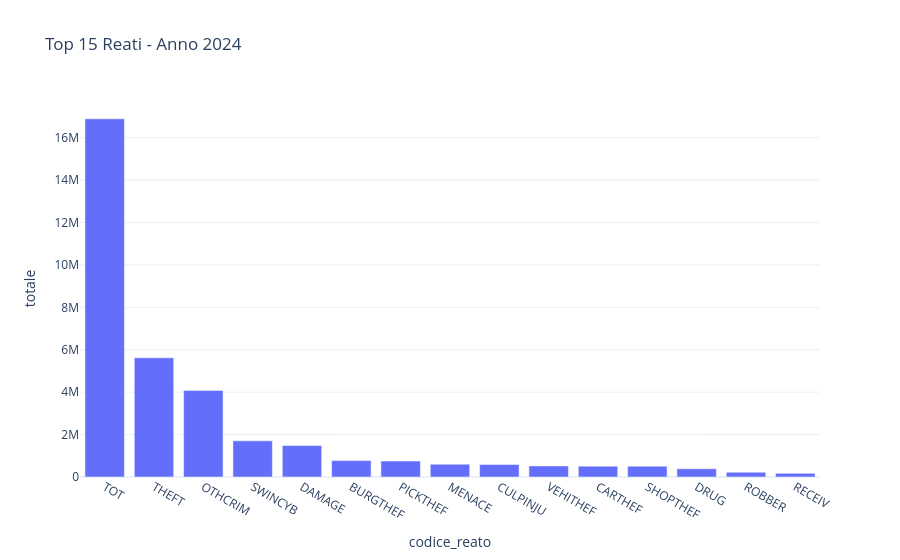
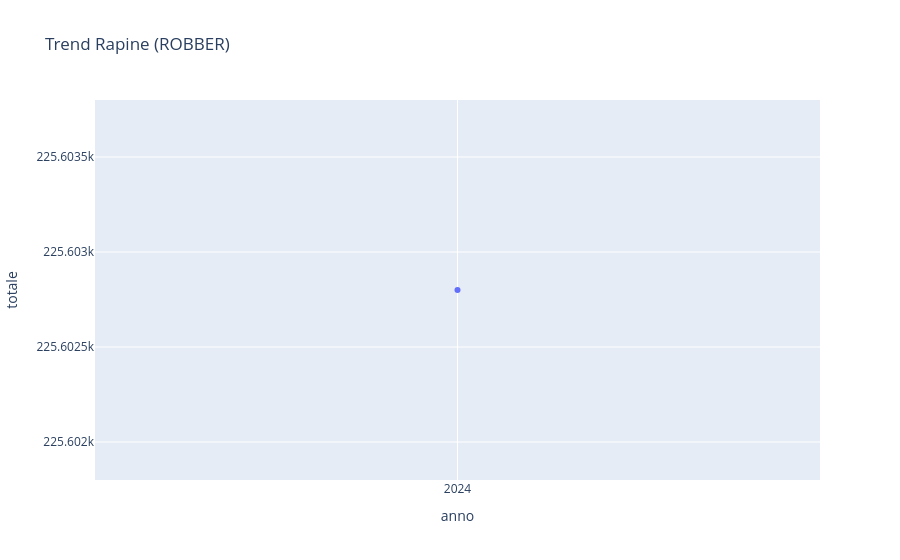

These figures' notebook cell, in order:
### Code cell
import duckdb
import plotly.express as px
import os

# PERCORSO VERIFICATO (Dalla tua ricerca automatica)
parquet_path = '../../../out/data/clean/istat-delitti-denunciati/2024/istat-delitti-denunciati_2024_clean.parquet'

# Verifica rapida
if os.path.exists(parquet_path):
    print("✅ FILE TROVATO! Procedo con l'analisi...")
    con = duckdb.connect()
    
    # 1. Grafico dei reati più comuni (Usiamo il 2024 perché c'è solo quello nel file)
    df_reati = con.execute(f"""
        SELECT codice_reato, SUM(CAST(numero_denunce AS DOUBLE)) as totale
        FROM '{parquet_path}'
        WHERE anno = '2024'
        GROUP BY codice_reato
        ORDER BY totale DESC
        LIMIT 15
    """).df()

    fig1 = px.bar(df_reati, x='codice_reato', y='totale', 
                 title='Top 15 Reati - Anno 2024',
                 template='plotly_white')
    fig1.show()

    # 2. Focus su Rapine (ROBBER) - Sostituiamo ARSON con un codice che esiste
    df_trend = con.execute(f"""
        SELECT anno, SUM(CAST(numero_denunce AS DOUBLE)) as totale
        FROM '{parquet_path}'
        WHERE codice_reato = 'ROBBER'
        GROUP BY anno
        ORDER BY anno
    """).df()

    fig2 = px.line(df_trend, x='anno', y='totale', 
                  title='Trend Rapine (ROBBER)',
                  markers=True)
    fig2.show()
else:
    print(f"❌ Errore critico: il file {parquet_path} non esiste.")

### Figure 1 — Plotly figure (JSON) as saved in the notebook; plotly's stock layout.template omitted (floating-point values rounded to 4 significant figures)
{"data": [{"hovertemplate": "codice_reato=%{x}<br>totale=%{y}<extra></extra>", "legendgroup": "", "marker": {"color": "#636efa", "pattern": {"shape": ""}}, "name": "", "orientation": "v", "showlegend": false, "textposition": "auto", "type": "bar", "x": ["TOT", "THEFT", "OTHCRIM", "SWINCYB", "DAMAGE", "BURGTHEF", "PICKTHEF", "MENACE", "CULPINJU", "VEHITHEF", "CARTHEF", "SHOPTHEF", "DRUG", "ROBBER", "RECEIV"], "xaxis": "x", "y": [16890000.0, 5620000.0, 4083000.0, 1707000.0, 1482000.0, 772500.0, 751400.0, 604100.0, 590500.0, 524500.0, 512600.0, 510000.0, 389700.0, 225600.0, 172000.0], "yaxis": "y"}], "layout": {"barmode": "relative", "legend": {"tracegroupgap": 0}, "title": {"text": "Top 15 Reati - Anno 2024"}, "xaxis": {"anchor": "y", "domain": [0, 1], "title": {"text": "codice_reato"}}, "yaxis": {"anchor": "x", "domain": [0, 1], "title": {"text": "totale"}}}}

### Figure 2 — Plotly figure (JSON) as saved in the notebook; plotly's stock layout.template omitted (floating-point values rounded to 4 significant figures)
{"data": [{"hovertemplate": "anno=%{x}<br>totale=%{y}<extra></extra>", "legendgroup": "", "line": {"color": "#636efa", "dash": "solid"}, "marker": {"symbol": "circle"}, "mode": "lines+markers", "name": "", "orientation": "v", "showlegend": false, "type": "scatter", "x": ["2024"], "xaxis": "x", "y": [225600.0], "yaxis": "y"}], "layout": {"legend": {"tracegroupgap": 0}, "title": {"text": "Trend Rapine (ROBBER)"}, "xaxis": {"anchor": "y", "domain": [0, 1], "title": {"text": "anno"}}, "yaxis": {"anchor": "x", "domain": [0, 1], "title": {"text": "totale"}}}}
